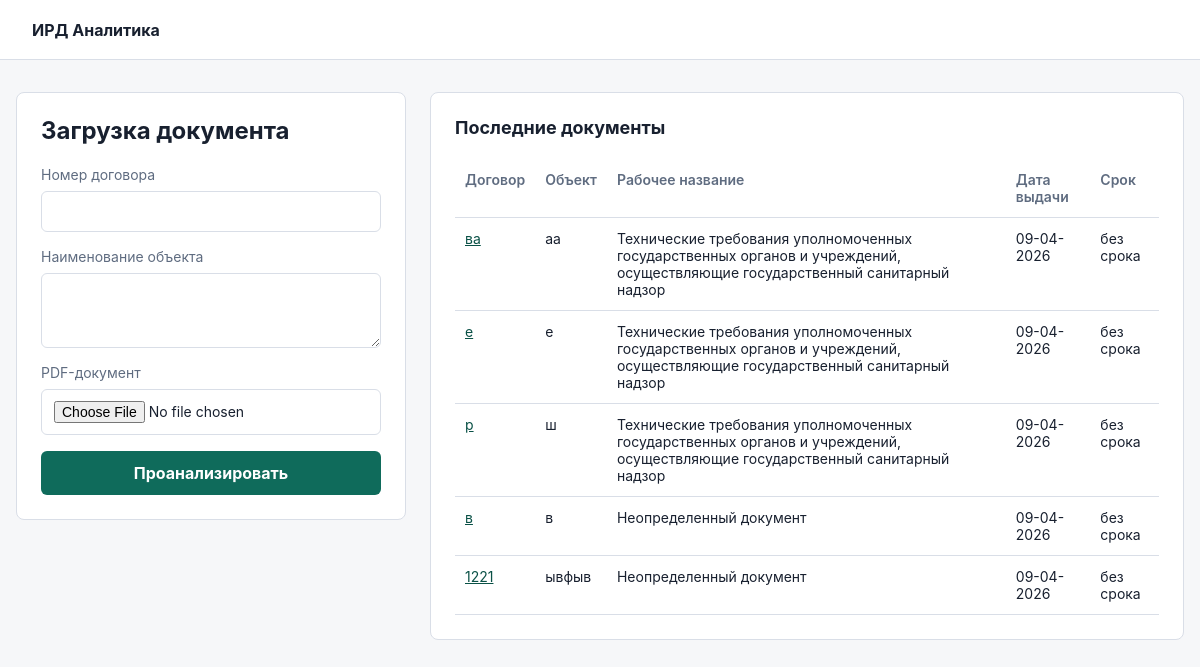
Before: / with the older database file.
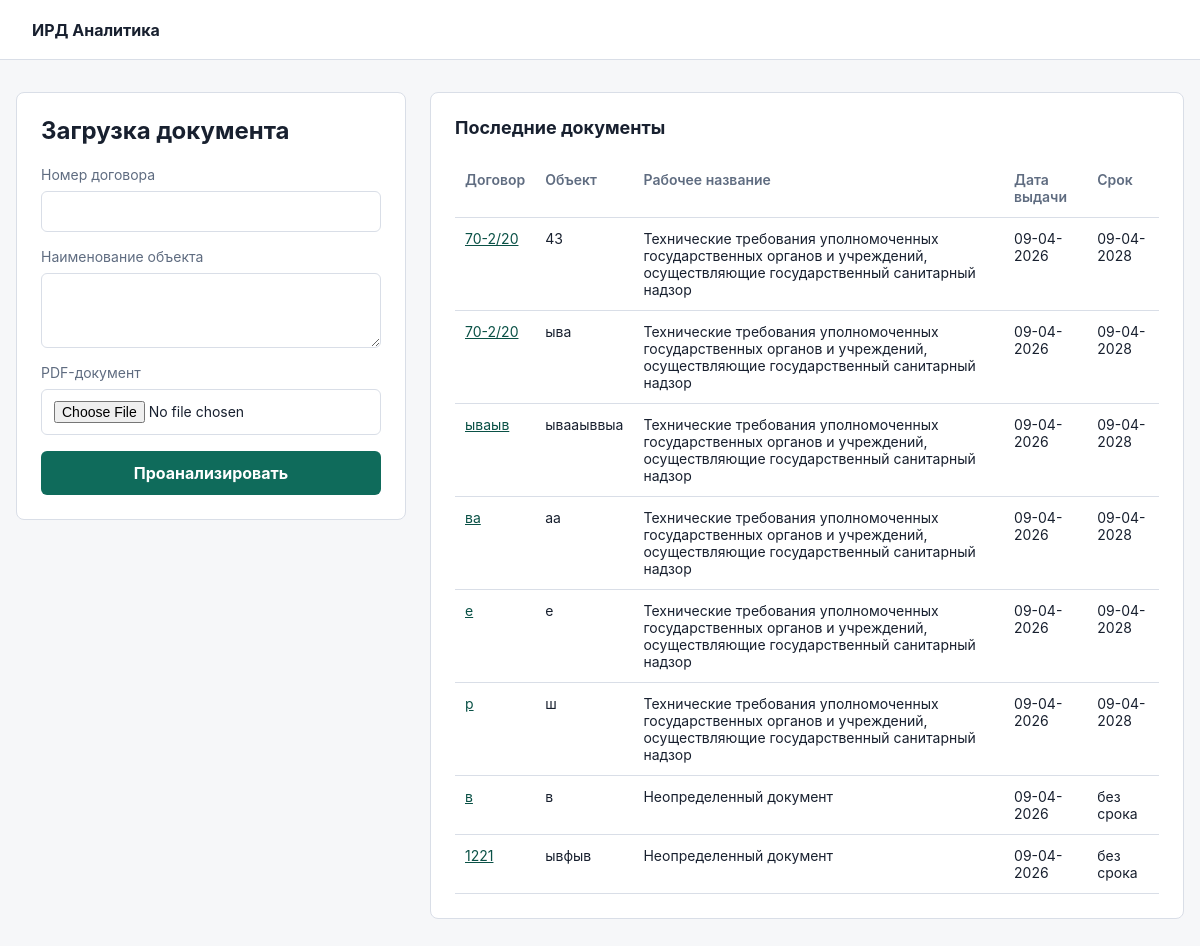
After: the same page with the newer database file.
### tables this page shows
CREATE TABLE documents (
    id INTEGER PRIMARY KEY AUTOINCREMENT,
    contract_number TEXT NOT NULL,
    object_name TEXT NOT NULL,
    original_filename TEXT NOT NULL,
    stored_filename TEXT NOT NULL,
    working_title TEXT,
    official_title TEXT,
    issuer TEXT,
    issue_date TEXT,
    valid_until TEXT,
    validity_text TEXT,
    no_expiration INTEGER NOT NULL DEFAULT 0,
    raw_text TEXT,
    status TEXT NOT NULL DEFAULT 'processed',
    error TEXT,
    created_at TEXT NOT NULL DEFAULT CURRENT_TIMESTAMP
);

### app/web/routes.py (the view)
@bp.get("/")
def index():
    documents = DocumentRepository().list_recent()
    return render_template("index.html", documents=documents)

### app/database.py (called while the page is built)
def get_db() -> sqlite3.Connection:
    if "db" not in g:
        g.db = sqlite3.connect(current_app.config["DATABASE_PATH"])
        g.db.row_factory = sqlite3.Row
    return g.db

### app/repositories.py (called while the page is built)
    def list_recent(self) -> list[Row]:
        return list(
            get_db().execute(
                "SELECT * FROM documents ORDER BY created_at DESC, id DESC LIMIT 50"
            )
        )

### app/templates/index.html (shortened to what this page needs)
{% extends "base.html" %}
{% block content %}
<section class="workspace">
    <form class="upload-form" action="{{ url_for('web.upload_document') }}" method="post" enctype="multipart/form-data">
        <h1>Загрузка документа</h1>
        <label>
            <span>Номер договора</span>
            <input name="contract_number" required>
        </label>
        <label>
            <span>Наименование объекта</span>
            <textarea name="object_name" rows="3" required></textarea>
        </label>
        <label>
            <span>PDF-документ</span>
            <input type="file" name="pdf_file" accept="application/pdf" required>
        </label>
        <button type="submit">Проанализировать</button>
    </form>
    <section class="records">
        <h2>Последние документы</h2>
        {% if documents %}
            <table>
                <thead>
                    <tr>
                        <th>Договор</th>
                        <th>Объект</th>
                        <th>Рабочее название</th>
                        <th>Дата выдачи</th>
                        <th>Срок</th>
                    </tr>
                </thead>
                <tbody>
                    {% for document in documents %}
                        <tr>
                            <td><a href="{{ url_for('web.document_detail', document_id=document.id) }}">{{ document.contract_number }}</a></td>
                            <td>{{ document.object_name }}</td>
                            <td>{{ document.working_title or "—" }}</td>
                            <td>{{ document.issue_date or "—" }}</td>
                            <td>{{ "без срока" if document.no_expiration else (document.valid_until or "—") }}</td>
                        </tr>
                    {% endfor %}
                </tbody>
            </table>
        {% else %}
            <p class="empty">Загруженных документов пока нет.</p>
        {% endif %}
    </section>
</section>
{% endblock %}

### app/templates/base.html (shortened to what this page needs)
<!doctype html>
<html lang="ru">
<head>
    <link rel="stylesheet" href="{{ url_for('static', filename='styles.css') }}">
</head>
<body>
    <header class="topbar">
        <a class="brand" href="{{ url_for('web.index') }}">ИРД Аналитика</a>
    </header>
    <main class="page">
        {% block content %}{% endblock %}
    </main>
</body>
</html>

### app/static/styles.css (style rules this page uses)
:root { color-scheme: light; --bg: #f6f7f9; --panel: #ffffff; --line: #d9dee7; --text: #18202f; --muted: #5f6c80; --accent: #0f6b5b; --accent-dark: #0a5146; --danger: #b42318; }
* { box-sizing: border-box; }
body { margin: 0; background: var(--bg); color: var(--text); font-family: Inter, system-ui, -apple-system, BlinkMacSystemFont, "Segoe UI", sans-serif; }
.topbar { height: 60px; display: flex; align-items: center; padding: 0 32px; background: #ffffff; border-bottom: 1px solid var(--line); }
.brand { color: var(--text); font-weight: 700; text-decoration: none; }
.page { width: min(1180px, calc(100vw - 32px)); margin: 32px auto; }
.workspace { display: grid; grid-template-columns: minmax(300px, 390px) 1fr; gap: 24px; align-items: start; }
.upload-form, .records, .document-view { background: var(--panel); border: 1px solid var(--line); border-radius: 8px; padding: 24px; }
h1, h2 { margin: 0 0 20px; line-height: 1.2; }
h1 { font-size: 24px; }
h2 { font-size: 18px; }
label { display: grid; gap: 8px; margin-bottom: 16px; color: var(--muted); font-size: 14px; }
input, textarea { width: 100%; border: 1px solid var(--line); border-radius: 6px; padding: 11px 12px; color: var(--text); font: inherit; background: #ffffff; }
button { width: 100%; border: 0; border-radius: 6px; padding: 12px 16px; color: #ffffff; background: var(--accent); font: inherit; font-weight: 700; cursor: pointer; }
table { width: 100%; border-collapse: collapse; font-size: 14px; }
th, td { padding: 12px 10px; border-bottom: 1px solid var(--line); text-align: left; vertical-align: top; }
th { color: var(--muted); font-weight: 600; }
a { color: var(--accent-dark); }

Changed rows visible on the page:
added documents: contract_number "70-2/20", object_name "43", working_title "Технические требования уполномоченных государственных органов и учреждений, осуществляющие государственный санитарный надзор", issue_date "09-04-2026", no_expiration+valid_until "09-04-2028"
added documents: contract_number "70-2/20", object_name "ыва", working_title "Технические требования уполномоченных государственных органов и учреждений, осуществляющие государственный санитарный надзор", issue_date "09-04-2026", no_expiration+valid_until "09-04-2028"
added documents: contract_number "ываыв", object_name "ывааыввыа", working_title "Технические требования уполномоченных государственных органов и учреждений, осуществляющие государственный санитарный надзор", issue_date "09-04-2026", no_expiration+valid_until "09-04-2028"
changed documents "ва": no_expiration+valid_until "без срока" → "09-04-2028"
changed documents (number 5 of 8 on the later page): no_expiration+valid_until "без срока" → "09-04-2028"
changed documents (number 6 of 8 on the later page): no_expiration+valid_until "без срока" → "09-04-2028"
